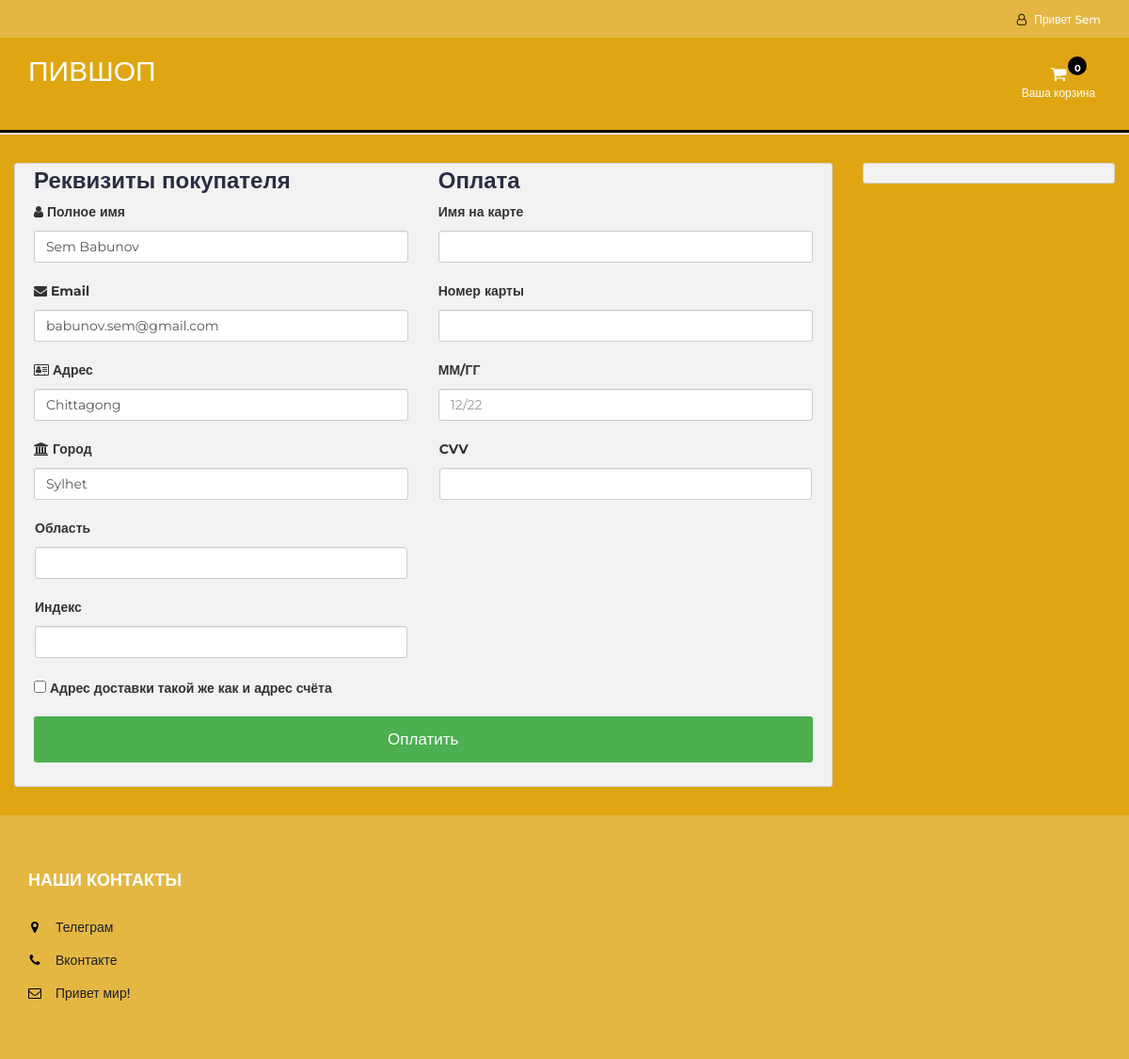
The page /checkout.php (signed in) on the database its author committed.
### tables this page shows
CREATE TABLE `user_info` (
  `user_id` int(10) NOT NULL,
  `first_name` varchar(100) NOT NULL,
  `last_name` varchar(100) NOT NULL,
  `email` varchar(300) NOT NULL,
  `password` varchar(300) NOT NULL,
  `mobile` varchar(10) NOT NULL,
  `address1` varchar(300) NOT NULL,
  `address2` varchar(11) NOT NULL
);

### checkout.php (the view, shortened to what this page needs)
<?php
include "db.php";
include "header.php";
?>
<section class="section">
	<div class="container-fluid">
		<div class="row-checkout">
		<?php
		if(isset($_SESSION["uid"])){
			$sql = "SELECT * FROM user_info WHERE user_id='$_SESSION[uid]'";
			$query = mysqli_query($con,$sql);
			$row=mysqli_fetch_array($query);
		echo'
			<div class="col-75">
				<div class="container-checkout">
				<form id="checkout_form" action="checkout_process.php" method="POST" class="was-validated">
					<div class="row-checkout">
					<div class="col-50">
						<h3>Реквизиты покупателя</h3>
						<label for="fname"><i class="fa fa-user" ></i> Полное имя</label>
						<input type="text" id="fname" class="form-control" name="firstname" pattern="^[a-zA-Z ]+$"  value="'.$row["first_name"].' '.$row["last_name"].'">
						<label for="email"><i class="fa fa-envelope"></i> Email</label>
						<input type="text" id="email" name="email" class="form-control" pattern="^[_a-z0-9-]+(\.[_a-z0-9-]+)*@[a-z0-9]+(\.[a-z]{2,4})$" value="'.$row["email"].'" required>
						<label for="adr"><i class="fa fa-address-card-o"></i> Адрес</label>
						<input type="text" id="adr" name="address" class="form-control" value="'.$row["address1"].'" required>
						<label for="city"><i class="fa fa-institution"></i> Город</label>
						<input type="text" id="city" name="city" class="form-control" value="'.$row["address2"].'" pattern="^[a-zA-Z ]+$" required>
						<div class="row">
						<div class="col-50">
							<label for="state">Область</label>
							<input type="text" id="state" name="state" class="form-control" pattern="^[a-zA-Z ]+$" required>
						</div>
						<div class="col-50">
							<label for="zip">Индекс</label>
							<input type="text" id="zip" name="zip" class="form-control" pattern="^[0-9]{6}(?:-[0-9]{4})?$" required>
						</div>
						</div>
					</div>
					<div class="col-50">
						<h3>Оплата</h3>
						<label for="cname">Имя на карте</label>
						<input type="text" id="cname" name="cardname" class="form-control" pattern="^[a-zA-Z ]+$" required>
						<div class="form-group" id="card-number-field">
                        <label for="cardNumber">Номер карты</label>
                        <input type="text" class="form-control" id="cardNumber" name="cardNumber" required>
                    </div>
						<label for="expdate">ММ/ГГ</label>
						<input type="text" id="expdate" name="expdate" class="form-control" pattern="^((0[1-9])|(1[0-2]))\/(\d{2})$" placeholder="12/22"required>
						<div class="row">
						<div class="col-50">
							<div class="form-group CVV">
								<label for="cvv">CVV</label>
								<input type="text" class="form-control" name="cvv" id="cvv" required>
						</div>
						</div>
					</div>
					</div>
					</div>
					<label><input type="CHECKBOX" name="q" class="roomselect" value="conform" required> Адрес доставки такой же как и адрес счёта
					</label>';
					$total=0;
					$total_count=$_POST['total_count'];
				echo'
				<input type="hidden" name="total_count" value="'.$total_count.'">
					<input type="hidden" name="total_price" value="'.$total.'">
					<input type="submit" id="submit" value="Оплатить" class="checkout-btn">
				</form>
				</div>
			</div>
			';
		}else{
			echo"<script>window.location.href = 'cart.php'</script>";
		}
		?>
			<div class="col-25">
				<div class="container-checkout">
				</div>
			</div>
		</div>
	</div>
</section>
<?php
include "footer.php";
?>

### header.php (shortened to what this page needs)
<!DOCTYPE html>
<html lang="en">
<head>
  <link type="text/css" rel="stylesheet" href="css/bootstrap.min.css" />
  <link type="text/css" rel="stylesheet" href="css/slick.css" />
  <link type="text/css" rel="stylesheet" href="css/slick-theme.css" />
  <link rel="stylesheet" href="css/font-awesome.min.css">
  <link type="text/css" rel="stylesheet" href="css/style.css" />
  <link type="text/css" rel="stylesheet" href="css/accountbtn.css" />
</head>
<body>
  <header>
    <div id="top-header">
      <div class="container">
        <ul class="header-links pull-right">
          <li><?php
              include "db.php";
              if (isset($_SESSION["uid"])) {
                $sql = "SELECT first_name FROM user_info WHERE user_id='$_SESSION[uid]'";
                $query = mysqli_query($con, $sql);
                $row = mysqli_fetch_array($query);
                echo '
                               <div class="dropdownn">
                                  <a href="#" class="dropdownn" data-toggle="modal" data-target="#myModal" ><i class="fa fa-user-o"></i> Привет ' . $row["first_name"] . '</a>
                                  <div class="dropdownn-content">
                                    <a href="" data-toggle="modal" data-target="#profile"><i class="fa fa-user-circle" aria-hidden="true" ></i>Мой профиль</a>
                                    <a href="logout.php"  ><i class="fa fa-sign-in" aria-hidden="true"></i>Выйти</a>
                                  </div>
                                </div>';
              }
              ?>
          </li>
        </ul>
      </div>
    </div>
    <div id="header">
      <div class="container">
        <div class="row">
          <div class="col-md-3">
            <div class="header-logo">
              <a href="#" class="logo">
                <font style="font-style:bold; font-size: 30px;color: white;font-family: sans-serif"><a href='index.php' style="color:white">ПИВШОП</a>
                </font>
              </a>
            </div>
          </div>
          <div class="col-md-3 clearfix" style="float: right;">
            <div class="header-ctn">
              <div class="dropdown">
                <a class="dropdown-toggle" data-toggle="dropdown" aria-expanded="true">
                  <i class="fa fa-shopping-cart"></i>
                  <span>Ваша корзина</span>
                  <div class="badge qty">0</div>
                </a>
              </div>
            </div>
          </div>
        </div>
      </div>
    </div>
  </header>
  <nav id='navigation'>
  </nav>

### css/style.css (style rules this page uses)
body { font-family: 'Montserrat', sans-serif; font-weight: 400; background-image: linear-gradient(6deg, #DFA611 20%, #DFA611 100%); }
h1, h2, h3, h4, h5, h6 { color: #2B2D42; font-weight: 700; margin: 0 0 10px; }
a { color: #2B2D42; font-weight: 500; -webkit-transition: 0.2s color; transition: 0.2s color; }
ul, ol { margin: 0; padding: 0; list-style: none }
.section { padding-top: 30px; padding-bottom: 30px; }
#top-header { padding-top: 10px; padding-bottom: 10px; background-color: #E4B743; }
.header-links li { display: inline-block; margin-right: 15px; font-size: 12px; }
.header-links li:last-child { margin-right: 0px; }
.header-links li a { color: #FFF; }
.header-links li i { color: #000000; margin-right: 5px; }
#header { padding-top: 15px; padding-bottom: 15px; background-image: linear-gradient(-135deg, #e6a912 100%); }
.header-logo { float: left; }
.header-ctn { float: right; padding: 15px 0px; }
.header-ctn>div { display: inline-block; }
.header-ctn>div>a { display: block; position: relative; width: 90px; text-align: center; color: #FFF; }
.header-ctn>div>a>i { display: block; font-size: 18px; }
.header-ctn>div>a>span { font-size: 12px; }
.header-ctn>div>a>.qty { position: absolute; right: 15px; top: -10px; width: 20px; height: 20px; line-height: 20px; text-align: center; border-radius: 50%; font-size: 10px; color: #FFF; background-color: #000000; }
#navigation { background: #FFF; border-bottom: 2px solid #E4E7ED; border-top: 3px solid #000000; }

### css/accountbtn.css (style rules this page uses)
.dropdownn { position: relative; display: inline-block; }

### header.php (style rules this page uses)
#navigation { background: #blue; background: -webkit-linear-gradient(to right, #white, #blue); background: linear-gradient(to right, #white, #blue); }
#header { background: #white; background: -webkit-linear-gradient(to right, #black, #black); background: linear-gradient(to right, #black, #black); }
#top-header { background: #white; background: -webkit-linear-gradient(to right, #061161, #061161); color: #DFA611; }

### checkout.php (style rules this page uses)
.row-checkout { display: -ms-flexbox; display: flex; -ms-flex-wrap: wrap; flex-wrap: wrap; margin: 0 -16px; }
.col-25 { -ms-flex: 25%; flex: 25%; }
.col-50 { -ms-flex: 50%; flex: 50%; }
.col-75 { -ms-flex: 75%; flex: 75%; }
.col-25, .col-50, .col-75 { padding: 0 16px; }
.container-checkout { background-color: #f2f2f2; padding: 5px 20px 15px 20px; border: 1px solid lightgrey; border-radius: 3px; }
input[type=text] { width: 100%; margin-bottom: 20px; padding: 12px; border: 1px solid #ccc; border-radius: 3px; }
label { margin-bottom: 10px; display: block; }
.checkout-btn { background-color: #4CAF50; color: white; padding: 12px; margin: 10px 0; border: none; width: 100%; border-radius: 3px; cursor: pointer; font-size: 17px; }

### rows shown on the page
user_info: first_name "Sem", firstname "Sem Babunov", email "babunov.sem@gmail.com", address "Chittagong", city "Sylhet"
